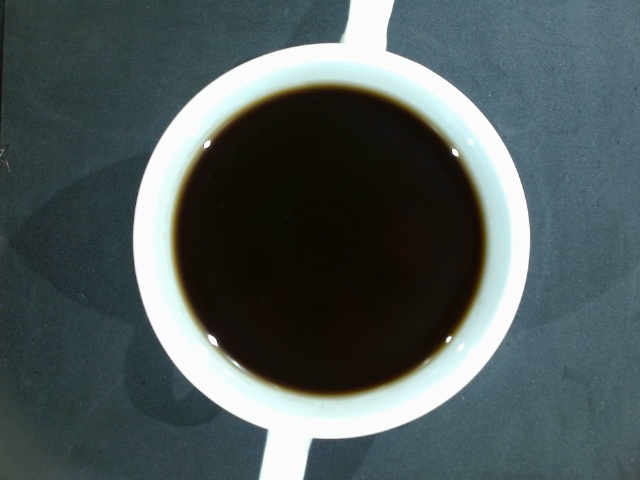
#> input picture Data_4-10-2023[5]/Warna_Rasa/FI_1-10.jpg, 640 x 480 px, found by its file name
$ python CropV2.py
#> lines starting #> are read from the running program, lines starting #| are printed output that depends on the picture; after the words box and inside, x2 and y2 are one past the last pixel; in counts of white or black regions, pixels touching at a corner belong together
import cv2 as cv
import numpy as np
import os
import math
from matplotlib import pyplot as plt

def on_trackbar():
    # print(f"Trackbar value: {value}")
    pass

def getHist(image):
    non_black_mask = np.any(image != [0, 0, 0], axis=2).astype(np.uint8)

    color = ['b','g','r']
    for channel, col in enumerate(color):
        histogram = cv.calcHist([image], [channel], mask=non_black_mask, histSize=[256], ranges=[0,256])
        plt.plot(histogram, color=col)
        plt.xlim(0,256)

    plt.xlabel("RGB values")
    plt.ylabel("Pixel Frequency")
    plt.title("RGB values")
    plt.show()

def crop_trackbar(height, width, px, py, radius, src):
    canvas = np.zeros((height, width, 3), dtype=np.uint8)
    img = src.copy()

    cv.circle(canvas, (px,py), radius, [255,255,255], cv.FILLED)

    cropped = cv.bitwise_and(img, canvas,mask=None)

    # cv.imshow("canvas", canvas)
    # cv.imshow("crop", cropped)
    return cropped

def crop_mouse(event, x, y, img):
    if event == cv.EVENT_LBUTTONDOWN:
        print(f"Left mouse button clicked at ({x}, {y})")
        cx, cy = x, y
    elif event == cv.EVENT_RBUTTONDOWN:
        print(f"Right mouse button clicked at ({x}, {y})")
        px, py = x, y

    canvas = np.zeros((img[0], img[1], img[2]), dtype=np.uint8)
    radius = math.sqrt((px - cx)^2 + (py - cy)^2)
    cv.circle()

def main():
    home = os.path.expanduser("~")
    img_path = home + "\\Repositories 2\\Project-INSTEAD\\Data_4-10-2023[5]\\Warna_Rasa\\FI_1-10.jpg"
    img = cv.imread(img_path)
#> img is the input picture: shape (480, 640, 3); mean B, G, R 91.6, 91.3, 79.7

    height = img.shape[0]
#> height = 480
    width = img.shape[1]
#> width = 640
    channel = img.shape[2]
#> channel = 3

    cv.namedWindow("crop trackbar")
    cv.createTrackbar("x space", "crop trackbar", 0, width-1, on_trackbar)
    cv.createTrackbar("y space", "crop trackbar", 0, height-1, on_trackbar)
    cv.createTrackbar("radius", "crop trackbar", 0, 450, on_trackbar)

    cv.setTrackbarPos("x space", "crop trackbar", 329)
    cv.setTrackbarPos("y space", "crop trackbar", 240)
    cv.setTrackbarPos("radius", "crop trackbar", 150)

    while True:
        x = cv.getTrackbarPos("x space", "crop trackbar")
        y = cv.getTrackbarPos("y space", "crop trackbar")
        radius = cv.getTrackbarPos("radius", "crop trackbar")

        img_copy = img.copy()
        cv.circle(img_copy, (x,y), radius, [0,0,255], 2)
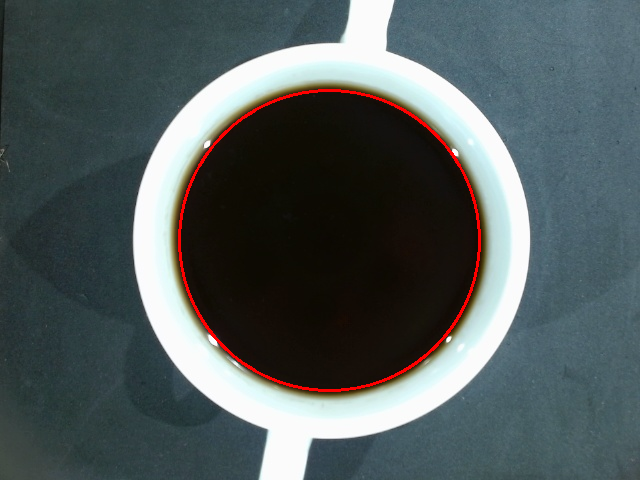
#> img_copy: shape (480, 640, 3); 0.93% of pixels changed, all inside (x1, y1, x2, y2) = (178, 89, 481, 392)

        crop_img = crop_trackbar(height, width, x, y, radius, img)
#> in crop_trackbar, `cv.circle(canvas, (px,py), radius, [255,255,255], cv.FILLED)`:
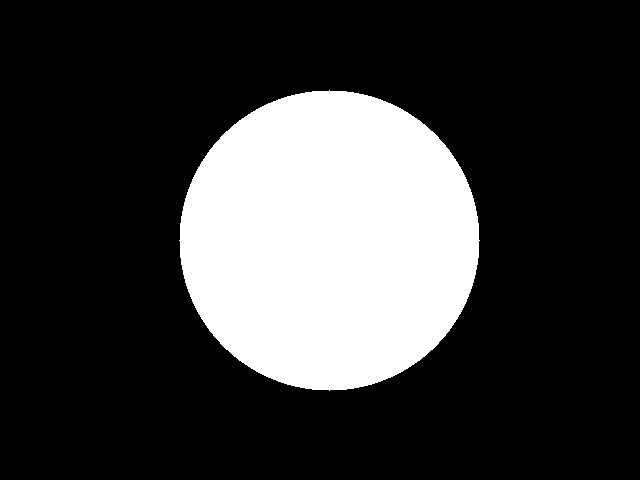
#> canvas: shape (480, 640, 3); 23% white; 1 white region, box (x1, y1, x2, y2) and area: (179, 90, 480, 391) 70681
#> in crop_trackbar, `cropped = cv.bitwise_and(img, canvas,mask=None)`:
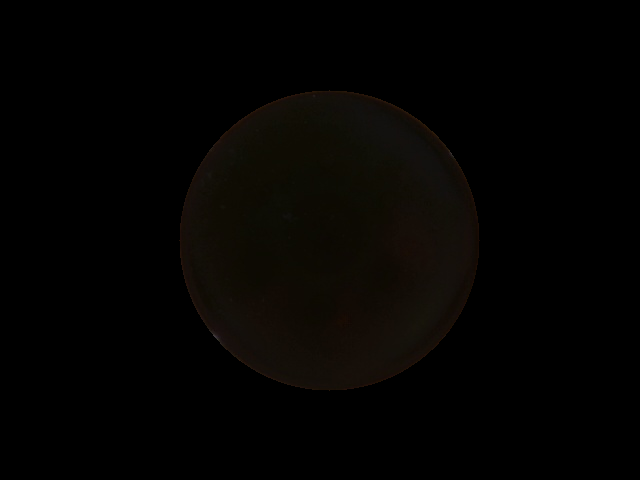
#> cropped: shape (480, 640, 3); mean B, G, R 1.5, 3, 4


        cv.imshow("crop trackbar", img_copy)
        cv.imshow("crop",crop_img)
        key = cv.waitKey(3)
#> (key Esc is pressed here)

        if key == 27:
            break
        elif key == ord('c'):
            getHist(crop_img)


if __name__ == "__main__":
    main()
    cv.destroyAllWindows()
